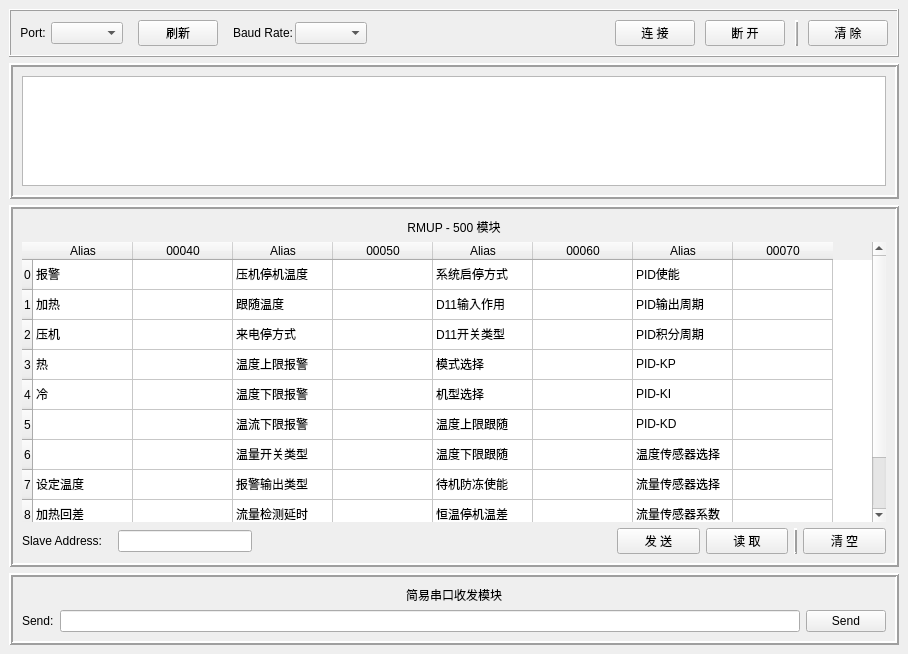
<?xml version="1.0" encoding="UTF-8"?>
<ui version="4.0">
 <class>MainWindow</class>
 <widget class="QMainWindow" name="MainWindow">
  <property name="geometry">
   <rect>
    <x>0</x>
    <y>0</y>
    <width>908</width>
    <height>654</height>
   </rect>
  </property>
  <property name="windowTitle">
   <string>RS485 Serial Tool</string>
  </property>
  <widget class="QWidget" name="centralWidget">
   <layout class="QVBoxLayout" name="verticalLayout_4" stretch="1,3,8,1">
    <item>
     <widget class="QFrame" name="frame_4">
      <property name="frameShape">
       <enum>QFrame::Box</enum>
      </property>
      <property name="frameShadow">
       <enum>QFrame::Raised</enum>
      </property>
      <layout class="QHBoxLayout" name="horizontalLayout_6" stretch="4,2,5,3">
       <property name="spacing">
        <number>10</number>
       </property>
       <item>
        <layout class="QHBoxLayout" name="horizontalLayout_4">
         <property name="spacing">
          <number>15</number>
         </property>
         <property name="rightMargin">
          <number>5</number>
         </property>
         <item>
          <layout class="QHBoxLayout" name="horizontalLayout_3" stretch="1,4">
           <property name="spacing">
            <number>5</number>
           </property>
           <item>
            <widget class="QLabel" name="label">
             <property name="text">
              <string>Port:</string>
             </property>
             <property name="alignment">
              <set>Qt::AlignCenter</set>
             </property>
            </widget>
           </item>
           <item>
            <widget class="QComboBox" name="comboBoxPort"/>
           </item>
          </layout>
         </item>
         <item>
          <widget class="QPushButton" name="pushButtonRefresh">
           <property name="toolTip">
            <string>&lt;html&gt;&lt;head/&gt;&lt;body&gt;&lt;p&gt;刷新端口列表&lt;/p&gt;&lt;/body&gt;&lt;/html&gt;</string>
           </property>
           <property name="text">
            <string>刷新</string>
           </property>
          </widget>
         </item>
        </layout>
       </item>
       <item>
        <layout class="QHBoxLayout" name="horizontalLayout_2" stretch="1,1">
         <property name="spacing">
          <number>2</number>
         </property>
         <item>
          <widget class="QLabel" name="label_2">
           <property name="text">
            <string>Baud Rate:</string>
           </property>
           <property name="alignment">
            <set>Qt::AlignCenter</set>
           </property>
          </widget>
         </item>
         <item>
          <widget class="QComboBox" name="comboBoxBaudRate"/>
         </item>
        </layout>
       </item>
       <item>
        <spacer name="horizontalSpacer_2">
         <property name="orientation">
          <enum>Qt::Horizontal</enum>
         </property>
         <property name="sizeHint" stdset="0">
          <size>
           <width>439</width>
           <height>20</height>
          </size>
         </property>
        </spacer>
       </item>
       <item>
        <layout class="QHBoxLayout" name="horizontalLayout_5">
         <item>
          <widget class="QPushButton" name="pushButtonConnect">
           <property name="text">
            <string>连 接</string>
           </property>
          </widget>
         </item>
         <item>
          <widget class="QPushButton" name="pushButtonDisconnect">
           <property name="text">
            <string>断 开</string>
           </property>
          </widget>
         </item>
         <item>
          <widget class="Line" name="line_2">
           <property name="frameShadow">
            <enum>QFrame::Raised</enum>
           </property>
           <property name="lineWidth">
            <number>2</number>
           </property>
           <property name="midLineWidth">
            <number>1</number>
           </property>
           <property name="orientation">
            <enum>Qt::Vertical</enum>
           </property>
          </widget>
         </item>
         <item>
          <widget class="QPushButton" name="pushButtonClear">
           <property name="toolTip">
            <string>&lt;html&gt;&lt;head/&gt;&lt;body&gt;&lt;p&gt;清除打印区数据&lt;/p&gt;&lt;/body&gt;&lt;/html&gt;</string>
           </property>
           <property name="text">
            <string>清 除</string>
           </property>
          </widget>
         </item>
        </layout>
       </item>
      </layout>
     </widget>
    </item>
    <item>
     <widget class="QFrame" name="frame_3">
      <property name="frameShape">
       <enum>QFrame::Box</enum>
      </property>
      <property name="frameShadow">
       <enum>QFrame::Raised</enum>
      </property>
      <property name="lineWidth">
       <number>2</number>
      </property>
      <layout class="QVBoxLayout" name="verticalLayout_3">
       <item>
        <widget class="QTextEdit" name="textEditLog"/>
       </item>
      </layout>
     </widget>
    </item>
    <item>
     <widget class="QFrame" name="frame_2">
      <property name="frameShape">
       <enum>QFrame::Box</enum>
      </property>
      <property name="frameShadow">
       <enum>QFrame::Raised</enum>
      </property>
      <property name="lineWidth">
       <number>2</number>
      </property>
      <layout class="QVBoxLayout" name="verticalLayout">
       <item>
        <widget class="QLabel" name="label_5">
         <property name="layoutDirection">
          <enum>Qt::LeftToRight</enum>
         </property>
         <property name="text">
          <string>RMUP - 500 模块</string>
         </property>
         <property name="alignment">
          <set>Qt::AlignCenter</set>
         </property>
        </widget>
       </item>
       <item>
        <widget class="QTableWidget" name="tableWidget">
         <property name="frameShape">
          <enum>QFrame::NoFrame</enum>
         </property>
         <property name="showGrid">
          <bool>true</bool>
         </property>
         <property name="gridStyle">
          <enum>Qt::SolidLine</enum>
         </property>
         <row>
          <property name="text">
           <string>0</string>
          </property>
         </row>
         <row>
          <property name="text">
           <string>1</string>
          </property>
         </row>
         <row>
          <property name="text">
           <string>2</string>
          </property>
         </row>
         <row>
          <property name="text">
           <string>3</string>
          </property>
         </row>
         <row>
          <property name="text">
           <string>4</string>
          </property>
         </row>
         <row>
          <property name="text">
           <string>5</string>
          </property>
         </row>
         <row>
          <property name="text">
           <string>6</string>
          </property>
         </row>
         <row>
          <property name="text">
           <string>7</string>
          </property>
         </row>
         <row>
          <property name="text">
           <string>8</string>
          </property>
         </row>
         <row>
          <property name="text">
           <string>9</string>
          </property>
         </row>
         <column>
          <property name="text">
           <string>Alias</string>
          </property>
         </column>
         <column>
          <property name="text">
           <string>00040</string>
          </property>
         </column>
         <column>
          <property name="text">
           <string>Alias</string>
          </property>
         </column>
         <column>
          <property name="text">
           <string>00050</string>
          </property>
         </column>
         <column>
          <property name="text">
           <string>Alias</string>
          </property>
         </column>
         <column>
          <property name="text">
           <string>00060</string>
          </property>
         </column>
         <column>
          <property name="text">
           <string>Alias</string>
          </property>
         </column>
         <column>
          <property name="text">
           <string>00070</string>
          </property>
         </column>
         <item row="0" column="0">
          <property name="text">
           <string>报警</string>
          </property>
         </item>
         <item row="0" column="1">
          <property name="text">
           <string/>
          </property>
         </item>
         <item row="0" column="2">
          <property name="text">
           <string>压机停机温度</string>
          </property>
         </item>
         <item row="0" column="3">
          <property name="text">
           <string/>
          </property>
         </item>
         <item row="0" column="4">
          <property name="text">
           <string>系统启停方式</string>
          </property>
         </item>
         <item row="0" column="6">
          <property name="text">
           <string>PID使能</string>
          </property>
         </item>
         <item row="1" column="0">
          <property name="text">
           <string>加热</string>
          </property>
         </item>
         <item row="1" column="2">
          <property name="text">
           <string>跟随温度</string>
          </property>
         </item>
         <item row="1" column="3">
          <property name="text">
           <string/>
          </property>
         </item>
         <item row="1" column="4">
          <property name="text">
           <string>D11输入作用</string>
          </property>
         </item>
         <item row="1" column="5">
          <property name="text">
           <string/>
          </property>
         </item>
         <item row="1" column="6">
          <property name="text">
           <string>PID输出周期</string>
          </property>
         </item>
         <item row="2" column="0">
          <property name="text">
           <string>压机</string>
          </property>
         </item>
         <item row="2" column="1">
          <property name="text">
           <string/>
          </property>
         </item>
         <item row="2" column="2">
          <property name="text">
           <string>来电停方式</string>
          </property>
         </item>
         <item row="2" column="3">
          <property name="text">
           <string/>
          </property>
         </item>
         <item row="2" column="4">
          <property name="text">
           <string>D11开关类型</string>
          </property>
         </item>
         <item row="2" column="5">
          <property name="text">
           <string/>
          </property>
         </item>
         <item row="2" column="6">
          <property name="text">
           <string>PID积分周期</string>
          </property>
         </item>
         <item row="2" column="7">
          <property name="text">
           <string/>
          </property>
         </item>
         <item row="3" column="0">
          <property name="text">
           <string>热</string>
          </property>
         </item>
         <item row="3" column="1">
          <property name="text">
           <string/>
          </property>
         </item>
         <item row="3" column="2">
          <property name="text">
           <string>温度上限报警</string>
          </property>
         </item>
         <item row="3" column="3">
          <property name="text">
           <string/>
          </property>
         </item>
         <item row="3" column="4">
          <property name="text">
           <string>模式选择</string>
          </property>
         </item>
         <item row="3" column="5">
          <property name="text">
           <string/>
          </property>
         </item>
         <item row="3" column="6">
          <property name="text">
           <string>PID-KP</string>
          </property>
         </item>
         <item row="3" column="7">
          <property name="text">
           <string/>
          </property>
         </item>
         <item row="4" column="0">
          <property name="text">
           <string>冷</string>
          </property>
         </item>
         <item row="4" column="1">
          <property name="text">
           <string/>
          </property>
         </item>
         <item row="4" column="2">
          <property name="text">
           <string>温度下限报警</string>
          </property>
         </item>
         <item row="4" column="3">
          <property name="text">
           <string/>
          </property>
         </item>
         <item row="4" column="4">
          <property name="text">
           <string>机型选择</string>
          </property>
         </item>
         <item row="4" column="5">
          <property name="text">
           <string/>
          </property>
         </item>
         <item row="4" column="6">
          <property name="text">
           <string>PID-KI</string>
          </property>
         </item>
         <item row="4" column="7">
          <property name="text">
           <string/>
          </property>
         </item>
         <item row="5" column="0">
          <property name="text">
           <string/>
          </property>
         </item>
         <item row="5" column="2">
          <property name="text">
           <string>温流下限报警</string>
          </property>
         </item>
         <item row="5" column="4">
          <property name="text">
           <string>温度上限跟随</string>
          </property>
         </item>
         <item row="5" column="6">
          <property name="text">
           <string>PID-KD</string>
          </property>
         </item>
         <item row="6" column="2">
          <property name="text">
           <string>温量开关类型</string>
          </property>
         </item>
         <item row="6" column="4">
          <property name="text">
           <string>温度下限跟随</string>
          </property>
         </item>
         <item row="6" column="6">
          <property name="text">
           <string>温度传感器选择</string>
          </property>
         </item>
         <item row="7" column="0">
          <property name="text">
           <string>设定温度</string>
          </property>
         </item>
         <item row="7" column="2">
          <property name="text">
           <string>报警输出类型</string>
          </property>
         </item>
         <item row="7" column="4">
          <property name="text">
           <string>待机防冻使能</string>
          </property>
         </item>
         <item row="7" column="6">
          <property name="text">
           <string>流量传感器选择</string>
          </property>
         </item>
         <item row="8" column="0">
          <property name="text">
           <string>加热回差</string>
          </property>
         </item>
         <item row="8" column="2">
          <property name="text">
           <string>流量检测延时</string>
          </property>
         </item>
         <item row="8" column="4">
          <property name="text">
           <string>恒温停机温差</string>
          </property>
         </item>
         <item row="8" column="6">
          <property name="text">
           <string>流量传感器系数</string>
          </property>
         </item>
         <item row="9" column="0">
          <property name="text">
           <string>压机启动温差</string>
          </property>
         </item>
         <item row="9" column="2">
          <property name="text">
           <string>压机频启延时</string>
          </property>
         </item>
         <item row="9" column="4">
          <property name="text">
           <string>状态转换延时</string>
          </property>
         </item>
        </widget>
       </item>
       <item>
        <layout class="QHBoxLayout" name="horizontalLayout_10" stretch="2,3,8,6">
         <item>
          <widget class="QLabel" name="label_6">
           <property name="text">
            <string>Slave Address:</string>
           </property>
          </widget>
         </item>
         <item>
          <widget class="QLineEdit" name="lineEditAddr"/>
         </item>
         <item>
          <spacer name="horizontalSpacer">
           <property name="orientation">
            <enum>Qt::Horizontal</enum>
           </property>
           <property name="sizeHint" stdset="0">
            <size>
             <width>40</width>
             <height>20</height>
            </size>
           </property>
          </spacer>
         </item>
         <item>
          <layout class="QHBoxLayout" name="horizontalLayout_8">
           <item>
            <widget class="QPushButton" name="pushButtonSend_2">
             <property name="text">
              <string>发 送</string>
             </property>
            </widget>
           </item>
           <item>
            <widget class="QPushButton" name="pushButtonRead">
             <property name="text">
              <string>读 取</string>
             </property>
            </widget>
           </item>
           <item>
            <widget class="Line" name="line">
             <property name="frameShadow">
              <enum>QFrame::Raised</enum>
             </property>
             <property name="lineWidth">
              <number>2</number>
             </property>
             <property name="orientation">
              <enum>Qt::Vertical</enum>
             </property>
            </widget>
           </item>
           <item>
            <widget class="QPushButton" name="pushButtonClear_2">
             <property name="toolTip">
              <string>&lt;html&gt;&lt;head/&gt;&lt;body&gt;&lt;p&gt;清除表中数据&lt;/p&gt;&lt;/body&gt;&lt;/html&gt;</string>
             </property>
             <property name="text">
              <string>清 空</string>
             </property>
            </widget>
           </item>
          </layout>
         </item>
        </layout>
       </item>
      </layout>
     </widget>
    </item>
    <item>
     <widget class="QFrame" name="frame">
      <property name="frameShape">
       <enum>QFrame::Box</enum>
      </property>
      <property name="frameShadow">
       <enum>QFrame::Raised</enum>
      </property>
      <property name="lineWidth">
       <number>2</number>
      </property>
      <layout class="QVBoxLayout" name="verticalLayout_2">
       <item>
        <widget class="QLabel" name="label_4">
         <property name="text">
          <string>简易串口收发模块</string>
         </property>
         <property name="alignment">
          <set>Qt::AlignBottom|Qt::AlignHCenter</set>
         </property>
        </widget>
       </item>
       <item>
        <layout class="QHBoxLayout" name="horizontalLayout_7">
         <item>
          <layout class="QHBoxLayout" name="horizontalLayout">
           <item>
            <widget class="QLabel" name="label_3">
             <property name="text">
              <string>Send:</string>
             </property>
            </widget>
           </item>
           <item>
            <widget class="QLineEdit" name="lineEditSend"/>
           </item>
          </layout>
         </item>
         <item>
          <widget class="QPushButton" name="pushButtonSend">
           <property name="text">
            <string>Send</string>
           </property>
          </widget>
         </item>
        </layout>
       </item>
      </layout>
     </widget>
    </item>
   </layout>
  </widget>
 </widget>
 <resources/>
 <connections/>
</ui>
